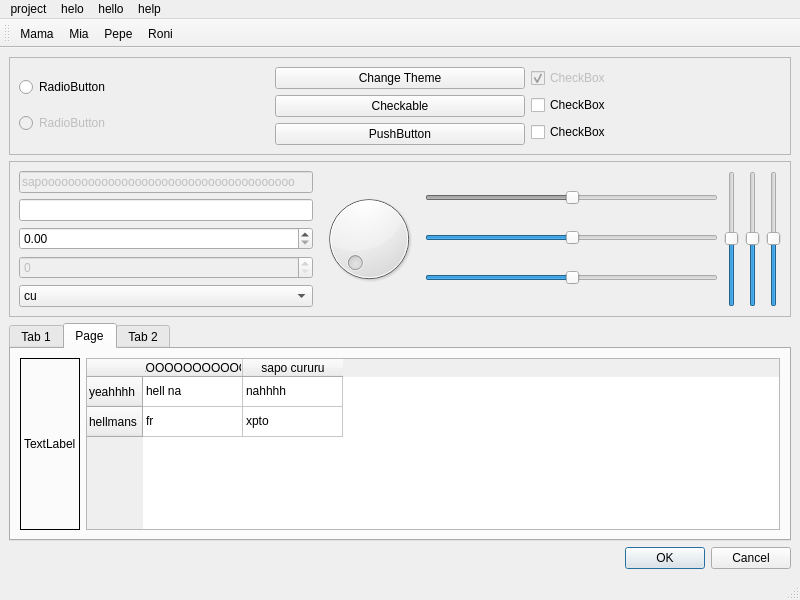
<?xml version="1.0" encoding="UTF-8"?>
<ui version="4.0">
 <class>MainWindow</class>
 <widget class="QMainWindow" name="MainWindow">
  <property name="geometry">
   <rect>
    <x>0</x>
    <y>0</y>
    <width>800</width>
    <height>600</height>
   </rect>
  </property>
  <property name="windowTitle">
   <string>MainWindow</string>
  </property>
  <widget class="QWidget" name="centralwidget">
   <layout class="QVBoxLayout" name="verticalLayout">
    <item>
     <widget class="QFrame" name="frame">
      <property name="frameShape">
       <enum>QFrame::StyledPanel</enum>
      </property>
      <property name="frameShadow">
       <enum>QFrame::Raised</enum>
      </property>
      <layout class="QHBoxLayout" name="horizontalLayout">
       <item>
        <layout class="QVBoxLayout" name="verticalLayout_2">
         <item>
          <widget class="QRadioButton" name="radioButton">
           <property name="enabled">
            <bool>true</bool>
           </property>
           <property name="text">
            <string>RadioButton</string>
           </property>
           <property name="checkable">
            <bool>true</bool>
           </property>
           <property name="checked">
            <bool>false</bool>
           </property>
           <property name="autoExclusive">
            <bool>true</bool>
           </property>
          </widget>
         </item>
         <item>
          <widget class="QRadioButton" name="radioButton_2">
           <property name="enabled">
            <bool>false</bool>
           </property>
           <property name="text">
            <string>RadioButton</string>
           </property>
          </widget>
         </item>
        </layout>
       </item>
       <item>
        <layout class="QVBoxLayout" name="verticalLayout_5">
         <item>
          <widget class="QPushButton" name="change_theme_button">
           <property name="text">
            <string>Change Theme</string>
           </property>
           <property name="checkable">
            <bool>false</bool>
           </property>
           <property name="autoExclusive">
            <bool>false</bool>
           </property>
           <property name="default">
            <bool>false</bool>
           </property>
           <property name="flat">
            <bool>false</bool>
           </property>
           <property name="status" stdset="0">
            <string>main</string>
           </property>
          </widget>
         </item>
         <item>
          <widget class="QPushButton" name="pushButton">
           <property name="toolTip">
            <string>ESTOY LOOOOCO
LO LO LO LO 
LOCO</string>
           </property>
           <property name="text">
            <string>Checkable</string>
           </property>
           <property name="checkable">
            <bool>true</bool>
           </property>
           <property name="autoExclusive">
            <bool>false</bool>
           </property>
           <property name="status" stdset="0">
            <string>danger</string>
           </property>
          </widget>
         </item>
         <item>
          <widget class="QPushButton" name="pushButton_2">
           <property name="enabled">
            <bool>true</bool>
           </property>
           <property name="text">
            <string>PushButton</string>
           </property>
           <property name="status" stdset="0">
            <string>warning</string>
           </property>
          </widget>
         </item>
        </layout>
       </item>
       <item>
        <layout class="QVBoxLayout" name="verticalLayout_6">
         <item>
          <widget class="QCheckBox" name="checkBox_3">
           <property name="enabled">
            <bool>false</bool>
           </property>
           <property name="text">
            <string>CheckBox</string>
           </property>
           <property name="checked">
            <bool>true</bool>
           </property>
          </widget>
         </item>
         <item>
          <widget class="QCheckBox" name="checkBox_2">
           <property name="text">
            <string>CheckBox</string>
           </property>
           <property name="checked">
            <bool>false</bool>
           </property>
           <property name="autoExclusive">
            <bool>false</bool>
           </property>
           <property name="tristate">
            <bool>false</bool>
           </property>
          </widget>
         </item>
         <item>
          <widget class="QCheckBox" name="checkBox">
           <property name="text">
            <string>CheckBox</string>
           </property>
          </widget>
         </item>
        </layout>
       </item>
      </layout>
     </widget>
    </item>
    <item>
     <widget class="QFrame" name="frame_2">
      <property name="frameShape">
       <enum>QFrame::StyledPanel</enum>
      </property>
      <property name="frameShadow">
       <enum>QFrame::Plain</enum>
      </property>
      <layout class="QHBoxLayout" name="horizontalLayout_2">
       <item>
        <layout class="QVBoxLayout" name="verticalLayout_3">
         <item>
          <widget class="QLineEdit" name="lineEdit_2">
           <property name="enabled">
            <bool>false</bool>
           </property>
           <property name="text">
            <string>sapoooooooooooooooooooooooooooooooooooooo</string>
           </property>
          </widget>
         </item>
         <item>
          <widget class="QLineEdit" name="lineEdit"/>
         </item>
         <item>
          <widget class="QDoubleSpinBox" name="doubleSpinBox"/>
         </item>
         <item>
          <widget class="QSpinBox" name="spinBox">
           <property name="enabled">
            <bool>false</bool>
           </property>
          </widget>
         </item>
         <item>
          <widget class="QComboBox" name="comboBox">
           <property name="enabled">
            <bool>true</bool>
           </property>
           <item>
            <property name="text">
             <string>cu</string>
            </property>
           </item>
           <item>
            <property name="text">
             <string>anus</string>
            </property>
           </item>
          </widget>
         </item>
        </layout>
       </item>
       <item>
        <widget class="QDial" name="dial"/>
       </item>
       <item>
        <layout class="QVBoxLayout" name="verticalLayout_4">
         <item>
          <widget class="QSlider" name="horizontalSlider">
           <property name="enabled">
            <bool>false</bool>
           </property>
           <property name="value">
            <number>50</number>
           </property>
           <property name="orientation">
            <enum>Qt::Horizontal</enum>
           </property>
          </widget>
         </item>
         <item>
          <widget class="QSlider" name="horizontalSlider_3">
           <property name="value">
            <number>50</number>
           </property>
           <property name="orientation">
            <enum>Qt::Horizontal</enum>
           </property>
          </widget>
         </item>
         <item>
          <widget class="QSlider" name="horizontalSlider_2">
           <property name="value">
            <number>50</number>
           </property>
           <property name="orientation">
            <enum>Qt::Horizontal</enum>
           </property>
          </widget>
         </item>
        </layout>
       </item>
       <item>
        <layout class="QHBoxLayout" name="horizontalLayout_3">
         <item>
          <widget class="QSlider" name="verticalSlider_2">
           <property name="value">
            <number>50</number>
           </property>
           <property name="orientation">
            <enum>Qt::Vertical</enum>
           </property>
          </widget>
         </item>
         <item>
          <widget class="QSlider" name="verticalSlider_3">
           <property name="value">
            <number>50</number>
           </property>
           <property name="orientation">
            <enum>Qt::Vertical</enum>
           </property>
          </widget>
         </item>
         <item>
          <widget class="QSlider" name="verticalSlider">
           <property name="value">
            <number>50</number>
           </property>
           <property name="orientation">
            <enum>Qt::Vertical</enum>
           </property>
          </widget>
         </item>
        </layout>
       </item>
      </layout>
     </widget>
    </item>
    <item>
     <widget class="QTabWidget" name="tabWidget">
      <property name="currentIndex">
       <number>1</number>
      </property>
      <widget class="QWidget" name="tab">
       <attribute name="title">
        <string>Tab 1</string>
       </attribute>
       <layout class="QHBoxLayout" name="horizontalLayout_4">
        <item>
         <widget class="QProgressBar" name="progressBar">
          <property name="value">
           <number>24</number>
          </property>
         </widget>
        </item>
       </layout>
      </widget>
      <widget class="QWidget" name="tab_3">
       <attribute name="title">
        <string>Page</string>
       </attribute>
       <layout class="QHBoxLayout" name="horizontalLayout_6">
        <item>
         <widget class="QLabel" name="label">
          <property name="frameShape">
           <enum>QFrame::Box</enum>
          </property>
          <property name="text">
           <string>TextLabel</string>
          </property>
          <property name="status" stdset="0">
           <string>project-path</string>
          </property>
         </widget>
        </item>
        <item>
         <widget class="QTableWidget" name="tableWidget">
          <property name="frameShape">
           <enum>QFrame::StyledPanel</enum>
          </property>
          <property name="frameShadow">
           <enum>QFrame::Plain</enum>
          </property>
          <row>
           <property name="text">
            <string>yeahhhh</string>
           </property>
          </row>
          <row>
           <property name="text">
            <string>hellmans</string>
           </property>
          </row>
          <column>
           <property name="text">
            <string>AOOOOOOOOOOO</string>
           </property>
          </column>
          <column>
           <property name="text">
            <string>sapo cururu</string>
           </property>
          </column>
          <item row="0" column="0">
           <property name="text">
            <string>hell na</string>
           </property>
          </item>
          <item row="0" column="1">
           <property name="text">
            <string>nahhhh</string>
           </property>
          </item>
          <item row="1" column="0">
           <property name="text">
            <string>fr</string>
           </property>
          </item>
          <item row="1" column="1">
           <property name="text">
            <string>xpto</string>
           </property>
          </item>
         </widget>
        </item>
       </layout>
      </widget>
      <widget class="QWidget" name="tab_2">
       <attribute name="title">
        <string>Tab 2</string>
       </attribute>
       <layout class="QHBoxLayout" name="horizontalLayout_5">
        <item>
         <widget class="CommonRenderWidget" name="render_widget" native="true"/>
        </item>
       </layout>
      </widget>
     </widget>
    </item>
    <item>
     <widget class="QDialogButtonBox" name="buttonBox">
      <property name="enabled">
       <bool>true</bool>
      </property>
      <property name="standardButtons">
       <set>QDialogButtonBox::Cancel|QDialogButtonBox::Ok</set>
      </property>
      <property name="danger" stdset="0">
       <bool>true</bool>
      </property>
     </widget>
    </item>
   </layout>
  </widget>
  <widget class="QMenuBar" name="menubar">
   <property name="geometry">
    <rect>
     <x>0</x>
     <y>0</y>
     <width>800</width>
     <height>21</height>
    </rect>
   </property>
   <widget class="QMenu" name="menuproject">
    <property name="title">
     <string>project</string>
    </property>
    <addaction name="actionMama"/>
    <addaction name="actionMia"/>
    <addaction name="actionPepe"/>
    <addaction name="actionRoni"/>
   </widget>
   <widget class="QMenu" name="menuhelo">
    <property name="title">
     <string>helo</string>
    </property>
   </widget>
   <widget class="QMenu" name="menuhello">
    <property name="title">
     <string>hello</string>
    </property>
   </widget>
   <widget class="QMenu" name="menuhelp">
    <property name="title">
     <string>help</string>
    </property>
   </widget>
   <addaction name="menuproject"/>
   <addaction name="menuhelo"/>
   <addaction name="menuhello"/>
   <addaction name="menuhelp"/>
  </widget>
  <widget class="QStatusBar" name="statusbar"/>
  <widget class="QToolBar" name="toolBar">
   <property name="windowTitle">
    <string>toolBar</string>
   </property>
   <attribute name="toolBarArea">
    <enum>TopToolBarArea</enum>
   </attribute>
   <attribute name="toolBarBreak">
    <bool>false</bool>
   </attribute>
   <addaction name="actionMama"/>
   <addaction name="actionMia"/>
   <addaction name="actionPepe"/>
   <addaction name="actionRoni"/>
  </widget>
  <action name="actionMama">
   <property name="text">
    <string>Mama</string>
   </property>
  </action>
  <action name="actionMia">
   <property name="checkable">
    <bool>true</bool>
   </property>
   <property name="text">
    <string>Mia</string>
   </property>
  </action>
  <action name="actionPepe">
   <property name="icon">
    <iconset>
     <normaloff>arrow_up_light_theme.svg</normaloff>arrow_up_light_theme.svg</iconset>
   </property>
   <property name="text">
    <string>Pepe</string>
   </property>
  </action>
  <action name="actionRoni">
   <property name="icon">
    <iconset>
     <normaloff>arrow_down_dark_theme.svg</normaloff>arrow_down_dark_theme.svg</iconset>
   </property>
   <property name="text">
    <string>Roni</string>
   </property>
  </action>
 </widget>
 <customwidgets>
  <customwidget>
   <class>CommonRenderWidget</class>
   <extends>QWidget</extends>
   <header>molde.render_widgets.common_render_widget</header>
   <container>1</container>
  </customwidget>
 </customwidgets>
 <resources/>
 <connections/>
</ui>
